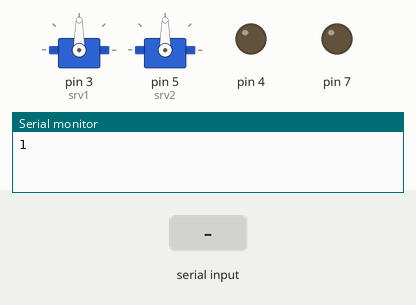
Bench run of a sketch on a simulated Arduino Uno, built with avr-gcc and run on an emulated ATmega328P. Parts: 2 × servo, output pins drawn as LEDs (lit = HIGH), the last lines printed to the serial monitor. The test bench sets the inputs (shaded band).

Above: at 1.2 s.
1.3 s: "A90\n" received over Serial
At 3.1 s:
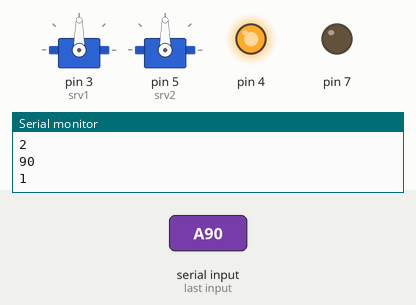
3.5 s: "A,45\n" received over Serial
At 5.2 s:
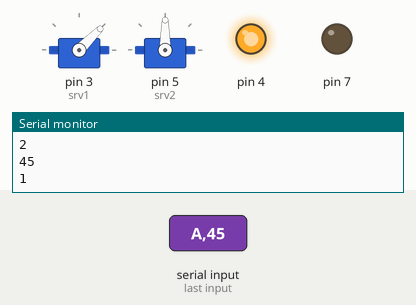
5.5 s: "A" received over Serial
At 8.2 s:
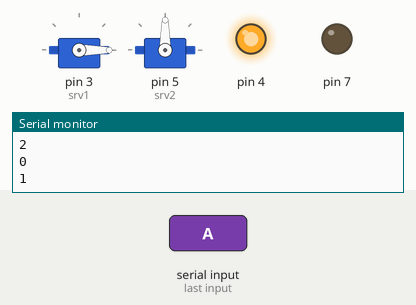
8.5 s: "B90\n" received over Serial
At 9.4 s:
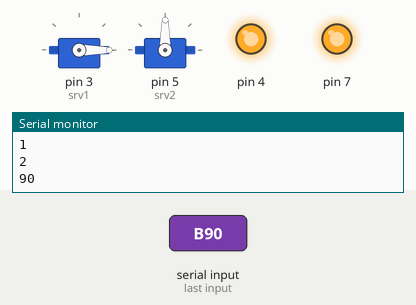
10.5 s: "B,45\n" received over Serial
At 11.7 s:
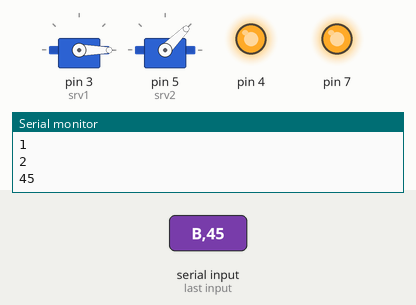
12.5 s: "B" received over Serial
At 14.7 s:
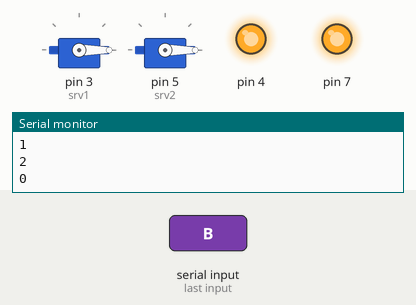
Timing chart, 0 to 18.6 s (numbered marks = the images above; inputs shaded):
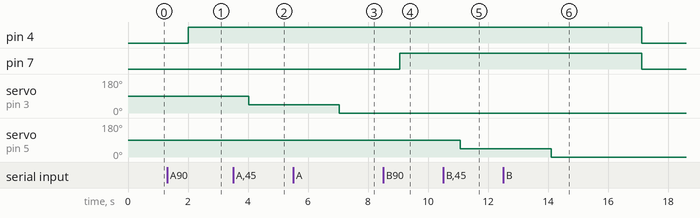

Measured:
- after the input at 1.3 s, pin 4: LOW → HIGH after 0.70 s
- after the input at 3.5 s, pin 4: stays HIGH (without the input it goes to LOW after 1.5 s); servo on pin 3 (srv1): 90° → 45° after 0.52 s
- after the input at 5.5 s, pin 4: stays HIGH (without the input it goes to LOW after 1.5 s); servo on pin 3 (srv1): 45° → 0° after 1.5 s
- after the input at 8.5 s, pin 4: stays HIGH (without the input it goes to LOW after 1.6 s); pin 7: LOW → HIGH after 0.56 s
- after the input at 10.5 s, pin 4, pin 7: stays HIGH (without the input it goes to LOW after 1.6 s); servo on pin 5 (srv2): 90° → 45° after 0.58 s
- after the input at 12.5 s, pin 4, pin 7: HIGH → LOW after 4.6 s instead of 1.6 s; servo on pin 5 (srv2): 45° → 0° after 1.6 s

The sketch:

BirdFinal-XY.ino
```cpp
#include<Servo.h>
int pos=0;
Servo srv1;
Servo srv2;
char serialRead;

void setup() {
Serial.begin(9600);
srv1.attach(3);
srv2.attach(5);
pinMode(4, OUTPUT);
pinMode(7, OUTPUT);

}

void loop() {
  int con = 0;
  if(Serial.available()>0){
    int con=0;
    serialRead = Serial.read();
    if (serialRead == 'A'){
      pos = Serial.parseInt();
      srv1.write(pos);
      digitalWrite(4,HIGH);
      Serial.println(pos);
      delay(20);
      }
    if (serialRead == 'B'){
      pos = Serial.parseInt();
      srv2.write(pos);
      digitalWrite(7,HIGH);
      Serial.println(pos);
      delay(20);
    }
  }
  else{
    while(!Serial.available()){
    con++;
    delay(1000);
    Serial.println(con);
    if (con>2){
  digitalWrite(4,LOW);
  digitalWrite(7,LOW);
  }
  }
}
}
```
